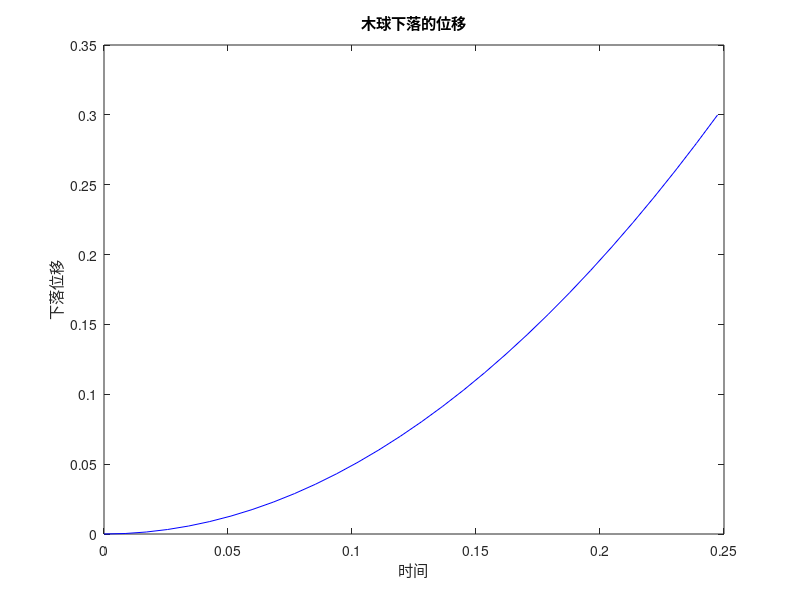
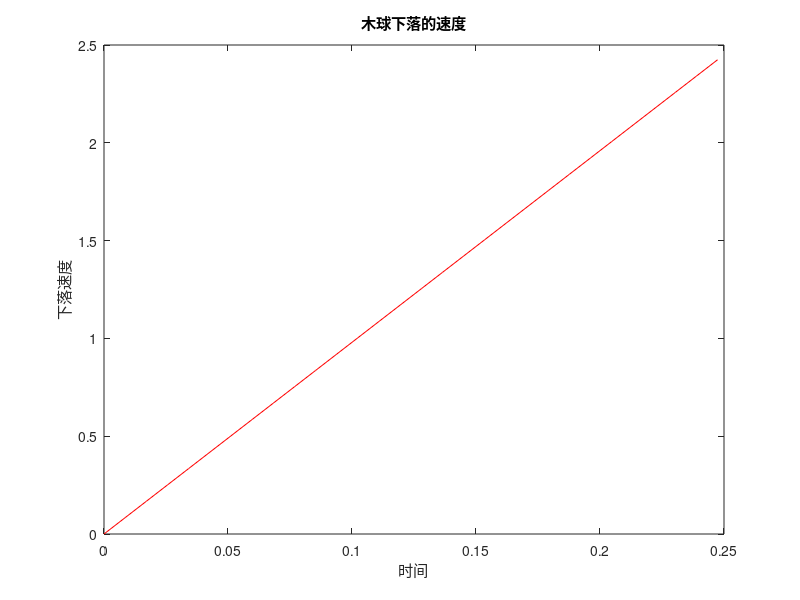

Recreate these plots in MATLAB, in order. (Note: this script raises an error after producing the figures.)
clc;clear
p_liquid=1000;%液体密度
R=0.5;%木球半径
g=9.8;%重力加速度
p_object=650;%木球密度
V=4*pi*R^3/3;%木球体积
M=p_object*V;%木球质量
t1=linspace(0,0.2474,30);%第一阶段，空气中的自由下落的时间
h1=g.*t1.^2/2;%第一阶段，空气中的自由下落的运动位移
v1=g.*t1;%第一阶段，空气中的自由下落的速度
figure(1);
plot(t1,h1,'b');%画出第一阶段的t-h图
xlabel('时间');%标注t-h图横轴
ylabel('下落位移');%标注t-h图纵轴
title('木球下落的位移');%标注t-h图标题
hold on;
figure(2);
plot(t1,v1,'r');%画出第一阶段的t-v图
xlabel('时间');%标注t-v图横轴
ylabel('下落速度');%标注t-v图纵轴
title('木球下落的速度');%标注t-v图标题
hold on;
t2=[0.2474,0.55115];%第二阶段，部分侵入水中的下沉时间
x0=[0.3;2.4245];%设定初值v(0.2474)=2.4245,x(0.2474)=0.3
[t2,x2]=ode45(@f7,t2,x0);%利用ode45求解微分方程
figure(1);
h2=x2(:,1);%第二阶段，部分侵入水中的下沉位移
v2=x2(:,2);%第二阶段，部分侵入水中的下沉速度
plot(t2,h2,'b');%画出第二阶段的t-h图
hold on;
figure(2);
plot(t2,v2,'r');%画出第二阶段的t-v图
hold on;
a=g-p_liquid*g*V/M;%第三阶段全部侵入水中时，木球匀减速运动的加速度
n=size(v2,1);%v2,h2向量最后一个元素的位置
t3=linspace(0.5512,1.1624,50);%第三阶段，全部侵入水中的下沉的时间
h3=h2(n)+v2(n).*(t3-0.5512)+a.*(t3-0.5512).^2/2;%第三阶段，全部侵入水中的下沉的位移
v3=v2(n)+a.*(t3-0.5512);%第三阶段，全部侵入水中的下沉的速度
figure(1)
plot(t3,h3,'b');%画出第三阶段的t-h图
axis([0,1.2,0,2.5]);
legend({'t-h'},'Location','northwest','NumColumns',1);
legend('boxoff');
hold off;
figure(2);
plot(t3,v3,'r');%画出第三阶段的t-v图
axis([0,1.2,0,4]);
legend({'t-v'},'Location','northwest','NumColumns',1);
legend('boxoff');
hold off;